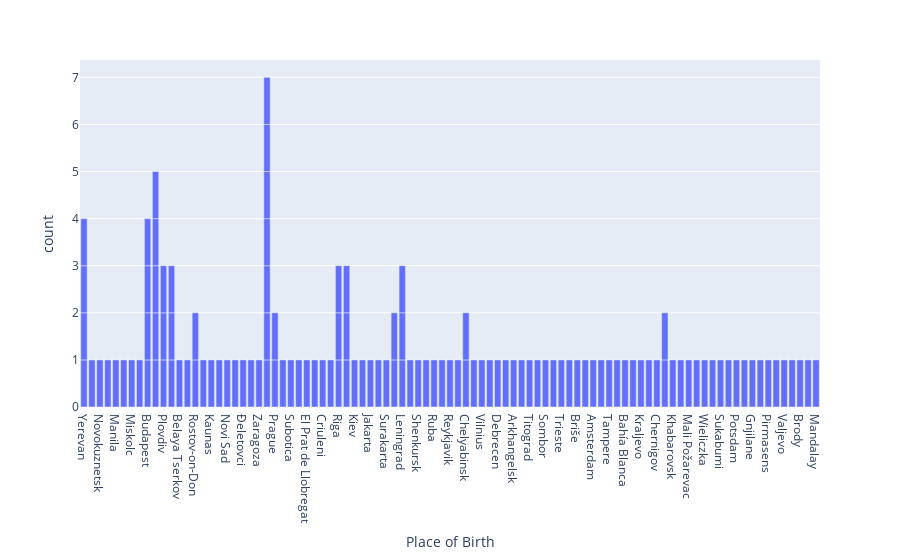

The cell this chart's notebook holds for it:
### Code cell
fig = px.bar(df, x = 'Place of Birth')
fig.show()

### Figure 1 — Plotly figure (JSON) as saved in the notebook; plotly's stock layout.template omitted (floating-point values rounded to 4 significant figures)
{"data": [{"alignmentgroup": "True", "hovertemplate": "Place of Birth=%{x}<br>count=%{y}<extra></extra>", "legendgroup": "", "marker": {"color": "#636efa", "pattern": {"shape": ""}}, "name": "", "offsetgroup": "", "orientation": "v", "showlegend": false, "textposition": "auto", "type": "bar", "x": ["Yerevan", "Banjarmasin", "Novokuznetsk", "Yerevan", "Batumi", "Manila", "Lanús", "Miskolc", "Amiens", "Budapest", "New York City", "Plovdiv", "Odessa", "Belaya Tserkov", "Sydney", "Rostov-on-Don", "Częstochowa", "Kaunas", "New York City", "Kurgan", "Novi Sad", "Portland", "Đeletovci", "Yerevan", "Sárospatak", "New York City", "Zaragoza", "Moscow", "New York City", "Prague", "Chicago", "Budapest", "Subotica", "Medellín", "El Prat de Llobregat", "Baku", "Criuleni", "Odessa", "Bucharest", "Riga", "Belgrade", "Kiev", "Santiago del Estero", "Jakarta", "Surami", "Surakarta", "Osijek", "Leningrad", "Prague", "Moscow", "Prokopyevsk", "Shenkursk", "Blagoevgrad", "Ruba", "Cetinje", "Leningrad", "Reykjavik", "Minsk", "Chelyabinsk", "Mariinsk", "Vilnius", "Tilsted, near Thisted", "Leningrad", "Debrecen", "Odessa", "Moscow", "New York City", "Bezhetsk", "Arkhangelsk", "Belgrade", "Belgrade", "Riga", "Edgbaston", "Titograd", "Dnepropetrovsk", "Sombor", "Bělá pod Bezdězem", "Chelyabinsk", "Trieste", "Zemun", "Briše", "Palma de Mallorca", "Amsterdam", "Novo Mesto", "Plovdiv", "Tampere", "Moscow", "Klagenfurt", "Bahía Blanca", "Samarkand", "Kraljevo", "Paraná, Buenos Aires", "Chernigov", "Budapest", "Dresden", "Khabarovsk", "Rostov-on-Don", "Kaliningrad", "Mali Požarevac", "Cuernavaca", "Wieliczka", "Moscow", "Kirovograd", "Osijek", "Sukabumi", "Budapest", "Kharkov", "Potsdam", "Svrljig", "Gnjilane", "Plovdiv", "Omsk", "Dresden", "Pirmasens", "Kiskunfélegyháza", "Moscow", "Valjevo", "Moscow", "Riga", "Kazan", "Brody", "Yerevan", "Frunze", "Mandalay"], "xaxis": "x", "y": [1, 1, 1, 1, 1, 1, 1, 1, 1, 1, 1, 1, 1, 1, 1, 1, 1, 1, 1, 1, 1, 1, 1, 1, 1, 1, 1, 1, 1, 1, 1, 1, 1, 1, 1, 1, 1, 1, 1, 1, 1, 1, 1, 1, 1, 1, 1, 1, 1, 1, 1, 1, 1, 1, 1, 1, 1, 1, 1, 1, 1, 1, 1, 1, 1, 1, 1, 1, 1, 1, 1, 1, 1, 1, 1, 1, 1, 1, 1, 1, 1, 1, 1, 1, 1, 1, 1, 1, 1, 1, 1, 1, 1, 1, 1, 1, 1, 1, 1, 1, 1, 1, 1, 1, 1, 1, 1, 1, 1, 1, 1, 1, 1, 1, 1, 1, 1, 1, 1, 1, 1, 1, 1, 1], "yaxis": "y"}], "layout": {"barmode": "relative", "legend": {"tracegroupgap": 0}, "margin": {"t": 60}, "xaxis": {"anchor": "y", "domain": [0, 1], "title": {"text": "Place of Birth"}}, "yaxis": {"anchor": "x", "domain": [0, 1], "title": {"text": "count"}}}}
